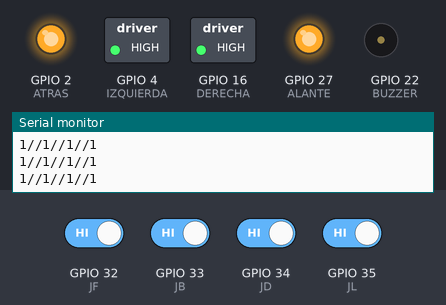
Bench run of a program on a simulated ESP32. Parts: switched loads named in the program (green lamp = pin HIGH), output pins drawn as LEDs (lit = HIGH), buzzer (waves = sounding, pin HIGH), the last lines printed to the serial monitor. The inputs (shaded band) are chosen by the test bench; at power-on: GPIO 32 (JF), GPIO 33 (JB), GPIO 34 (JD), GPIO 35 (JL) HIGH.

Above: at 1.2 s.
1.3 s: GPIO 32 (JF) driven LOW
At 2.5 s:
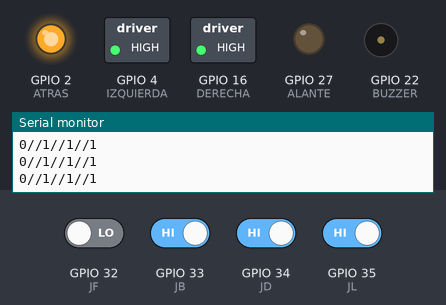
2.8 s: GPIO 32 (JF) driven HIGH
At 3.8 s:
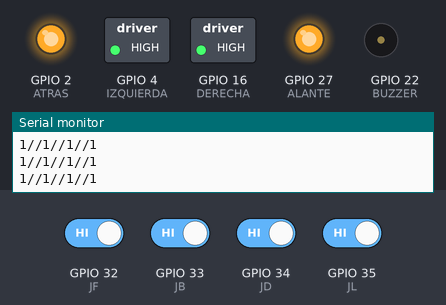
4.3 s: GPIO 33 (JB) driven LOW
At 5.0 s:
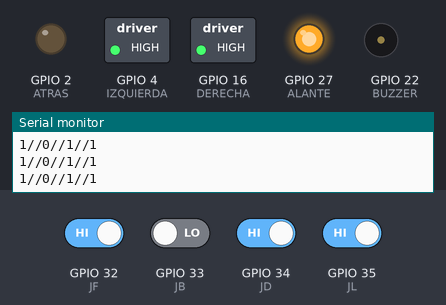
5.8 s: GPIO 33 (JB) driven HIGH
At 6.2 s:
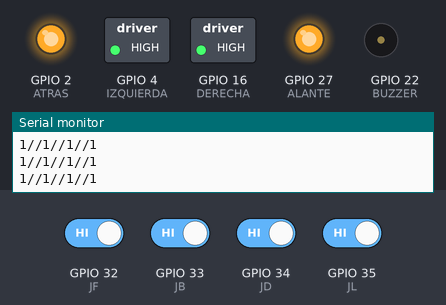
7.3 s: GPIO 34 (JD) driven LOW
At 8.5 s:
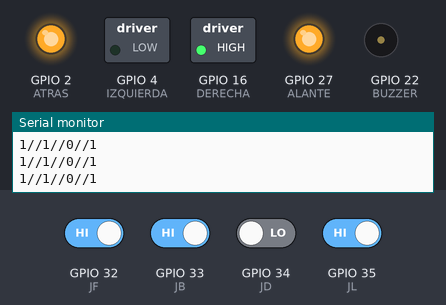
8.8 s: GPIO 34 (JD) driven HIGH and GPIO 35 (JL) driven LOW
At 9.9 s:
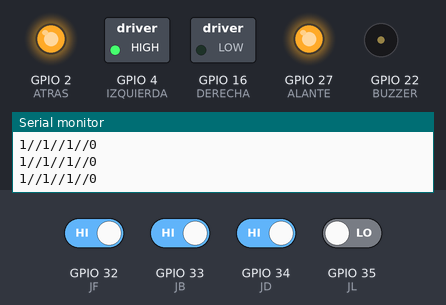
Timing chart, 0 to 11.3 s (numbered marks = the images above; inputs shaded):
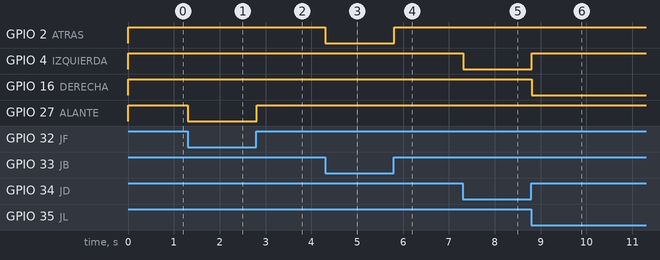

The program:

main.cpp
```cpp
#include <Arduino.h>

//motores
#define ALANTE 27
#define ATRAS 2
#define IZQUIERDA 4
#define DERECHA 16

//pines puente joystick
#define JF 32
#define JB 33
#define JL 35
#define JD 34

//voltaje alimentación
#define VIN 3.3 //5V, 3.3V
#define VIN_L 1.8 //3.3V, 1.8V para el lateral

//buzzer
#define BUZZER 22
#define BUZ_MOD 2

//variables joystick
int jfv=HIGH;
int jbv=HIGH;
int jdv=HIGH;
int jlv=HIGH;

//variable estado para el buzzer
int buz_st=0;

//control de movimiento nativo
void mover_alante()
{
  digitalWrite(ALANTE, LOW);
  digitalWrite(ATRAS, HIGH);
  digitalWrite(DERECHA, HIGH);
  digitalWrite(IZQUIERDA, HIGH);
}

void mover_atras()
{
  digitalWrite(ALANTE, HIGH);
  digitalWrite(ATRAS, LOW);
  digitalWrite(DERECHA, HIGH);
  digitalWrite(IZQUIERDA, HIGH);
}

void mover_atras_bz()
{
  buz_st++;
  if ((buz_st%BUZ_MOD)==1)
  {
    digitalWrite(BUZZER, HIGH);
  }
  else if ((buz_st%BUZ_MOD)==0)
  {
    digitalWrite(BUZZER, LOW);
    buz_st=0;
  }
  mover_atras();
}

void mover_dcha()
{
  digitalWrite(ALANTE, HIGH);
  digitalWrite(ATRAS, HIGH);
  digitalWrite(DERECHA, HIGH);
  digitalWrite(IZQUIERDA, LOW);
}

void mover_izqda()
{
  digitalWrite(ALANTE, HIGH);
  digitalWrite(ATRAS, HIGH);
  digitalWrite(DERECHA, LOW);
  digitalWrite(IZQUIERDA, HIGH);
}

void parar()
{
  buz_st=0;
  digitalWrite(BUZZER, LOW);
  digitalWrite(ALANTE, HIGH);
  digitalWrite(ATRAS, HIGH);
  digitalWrite(DERECHA, HIGH);
  digitalWrite(IZQUIERDA, HIGH);
}

void setup(void)
{
  setCpuFrequencyMhz(240);
  Serial.begin(115200);

  //MOTORES
  pinMode(ALANTE, OUTPUT);
  pinMode(ATRAS, OUTPUT);
  pinMode(DERECHA, OUTPUT);
  pinMode(IZQUIERDA, OUTPUT);

  //joystick
  pinMode(JF, INPUT);
  pinMode(JB, INPUT);
  pinMode(JD, INPUT);
  pinMode(JL, INPUT);

  //por defecto en parado
  parar();


  //buzzer
  pinMode(BUZZER, OUTPUT);
  digitalWrite(BUZZER, LOW); //apagado por defecto

}


void loop(void)
{
  //lecturas del joystick
  jfv=digitalRead(JF);
  jbv=digitalRead(JB);
  jdv=digitalRead(JD);
  jlv=digitalRead(JL);

  Serial.print(jfv);
  Serial.print("//");
  Serial.print(jbv);
  Serial.print("//");
  Serial.print(jdv);
  Serial.print("//");
  Serial.println(jlv);

  //procesamiento del joystick
  if(jfv==0)
  {
    mover_alante();
  }
  else if(jbv==0)
  {
    mover_atras();
    //mover_atras_bz();
  }
  else if(jdv==0)
  {
    mover_dcha();
  }
  else if(jlv==0)
  {
    mover_izqda();
  }
  else
  {
    parar();
  }

  delay(100);

}
```

Measured:
- after the input at 1.3 s, GPIO 27 (ALANTE): HIGH → LOW at once
- after the input at 2.8 s, GPIO 27 (ALANTE): LOW → HIGH at once
- after the input at 4.3 s, GPIO 2 (ATRAS): HIGH → LOW at once
- after the input at 5.8 s, GPIO 2 (ATRAS): LOW → HIGH at once
- after the input at 7.3 s, GPIO 4 (IZQUIERDA): HIGH → LOW at once
- after the input at 8.8 s, GPIO 4 (IZQUIERDA): LOW → HIGH at once; GPIO 16 (DERECHA): HIGH → LOW at once
